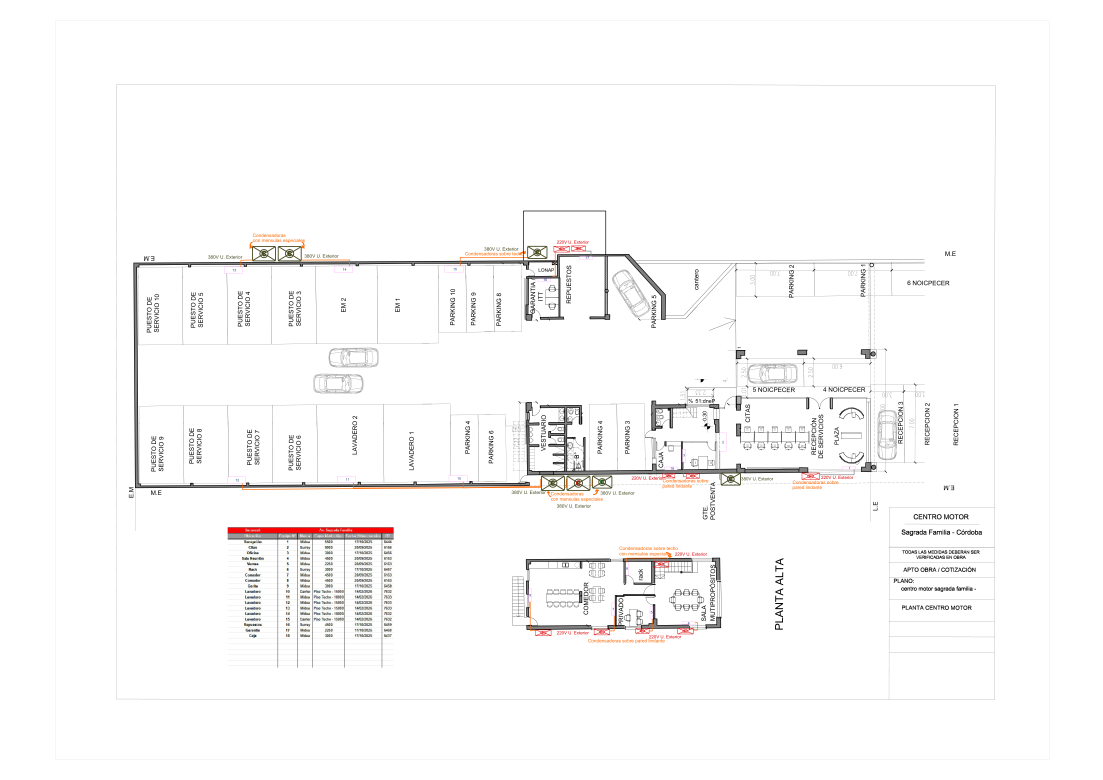
#> input picture sagrada-familia/plano.png, 3309 x 2339 px (shown at 1/3 size)
$ python split_plano.py
#> lines starting #> are read from the running program, lines starting #| are printed output that depends on the picture
from PIL import Image
import json

img = Image.open('plano.png')
#> img is the input picture: PIL image 3309x2339 RGB; mean R, G, B 250, 249.4, 249.2
W, H = 3309, 2339
split_y = 1550

# Create PB image: top portion (0 to split_y) on white canvas
pb = Image.new('RGB', (W, H), (255, 255, 255))
#> pb: PIL image 3309x2339 RGB; every value is 255
pb_crop = img.crop((0, 0, W, split_y))
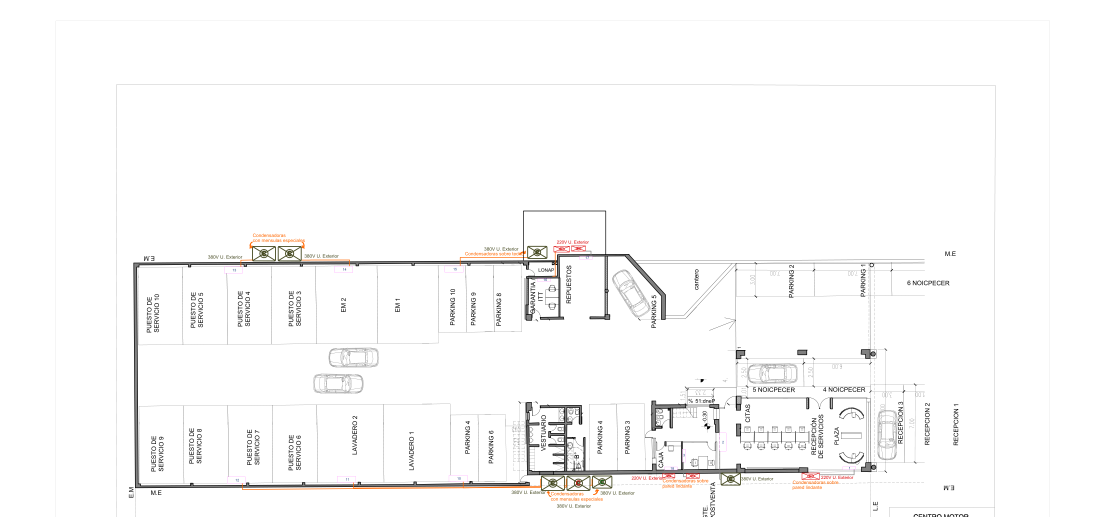
#> pb_crop: PIL image 3309x1550 RGB (shown at 1/3 size); mean R, G, B 249.9, 249.5, 249.3
pb.paste(pb_crop, (0, 0))
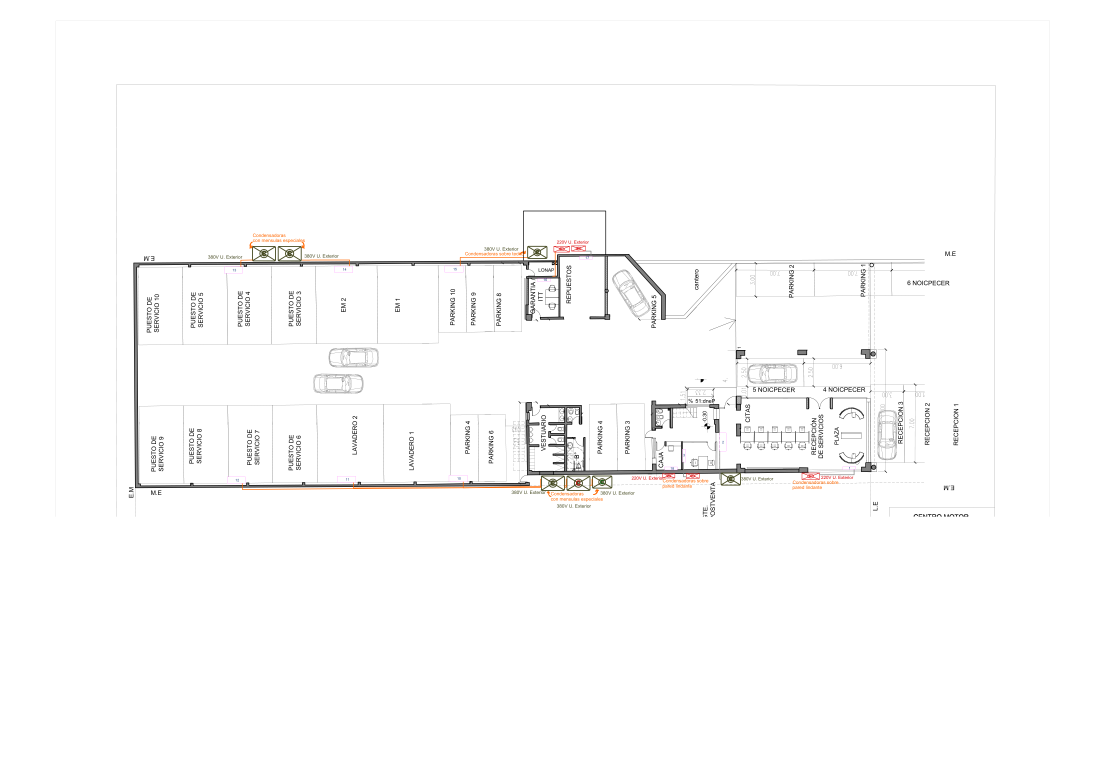
#> pb: PIL image 3309x2339 RGB (shown at 1/3 size); mean R, G, B 251.6, 251.4, 251.2
pb.save('plano_pb.png')
print(f'plano_pb.png: {pb.size}')
#| plano_pb.png: (3309, 2339)

# Create PA image: bottom portion (split_y to H) on white canvas, shifted up
pa = Image.new('RGB', (W, H), (255, 255, 255))
pa_crop = img.crop((0, split_y, W, H))
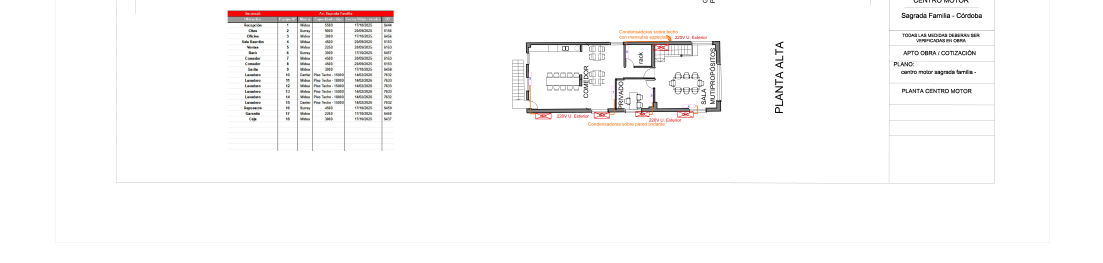
#> pa_crop: PIL image 3309x789 RGB (shown at 1/3 size); mean R, G, B 250.1, 249.1, 248.9
pa.paste(pa_crop, (0, 0))
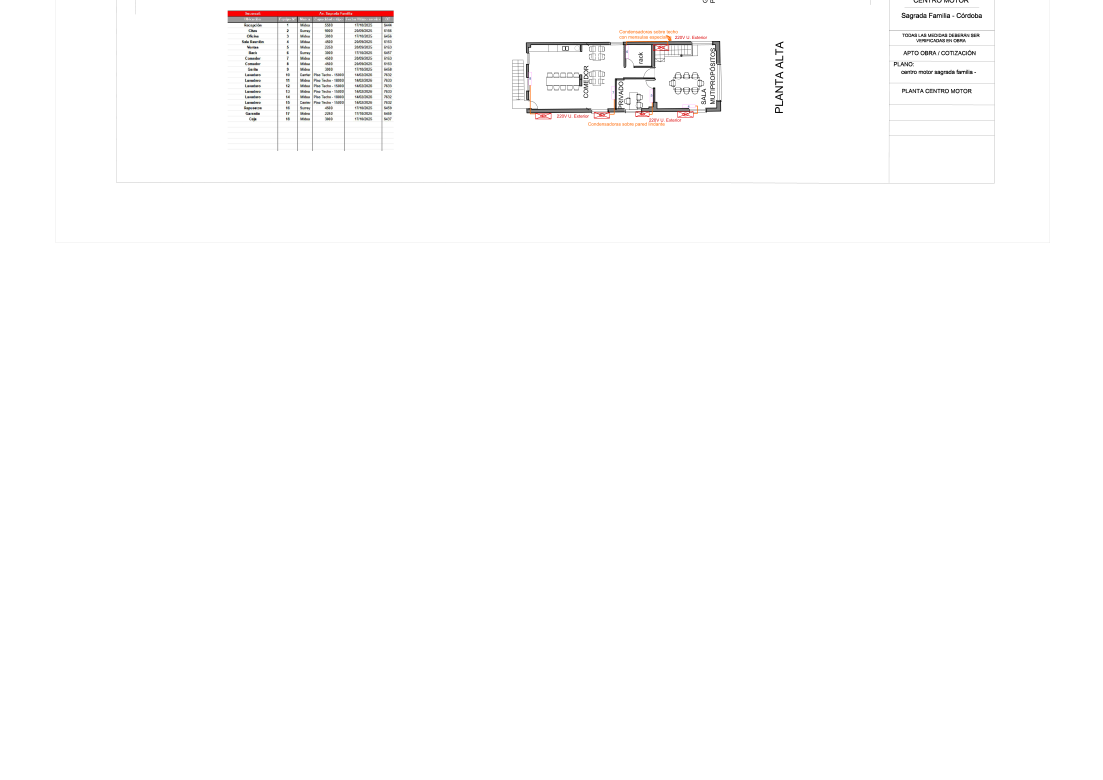
#> pa: PIL image 3309x2339 RGB (shown at 1/3 size); mean R, G, B 253.4, 253, 253
pa.save('plano_pa.png')
print(f'plano_pa.png: {pa.size}')
#| plano_pa.png: (3309, 2339)

# Adjust PA coordinates in merged_sf.json
#> (the run stopped early here; a loop or call above may not have finished)
